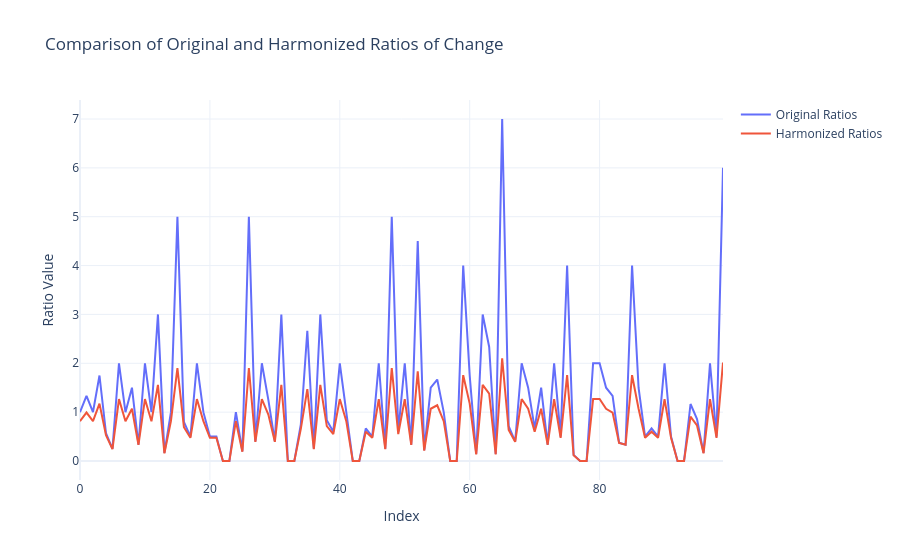

The notebook cell this image was saved under:
### Code cell
import numpy as np
from mpmath import mp
import plotly.graph_objects as go

# Set precision for π
mp.dps = 1000  # Set precision to 1000 decimal places

# Extract the first N decimal places of π as integers
def get_pi_decimals(num_decimals):
    pi_str = str(mp.pi)[2:]  # Get π as a string and exclude "3."
    return [int(digit) for digit in pi_str[:num_decimals]]  # Convert first num_decimals to integers

# Compute the ratio of change between consecutive digits
def compute_ratio_of_change(digits):
    changes = [abs(digits[i] - digits[i - 1]) for i in range(1, len(digits))]
    ratios = [changes[i] / changes[i - 1] if changes[i - 1] != 0 else 0 for i in range(1, len(changes))]
    return ratios

# Apply harmonic stabilization to the ratios
def harmonize_ratios(ratios, harmonic_constant):
    return [ratio / (1 + harmonic_constant * abs(ratio - harmonic_constant)) for ratio in ratios]

# Number of π decimals to process
num_decimals = 1000

# Get π decimals and compute ratios
decimals = get_pi_decimals(num_decimals)
ratios = compute_ratio_of_change(decimals)

# Apply harmonic stabilization
harmonic_constant = 0.35
harmonized_ratios = harmonize_ratios(ratios, harmonic_constant)

# Convert harmonized values to a long string
harmonized_values_string = ''.join(f'{value:.8f}' for value in harmonized_ratios)

# Print the harmonized values as a single long string
print("Harmonized Values as String:")
print(harmonized_values_string)

# Plot original and harmonized ratios
fig = go.Figure()

# Original ratios
fig.add_trace(go.Scatter(
    y=ratios[:100],  # Plot first 100 points for visualization
    mode='lines',
    name='Original Ratios'
))

# Harmonized ratios
fig.add_trace(go.Scatter(
    y=harmonized_ratios[:100],  # Plot first 100 points for visualization
    mode='lines',
    name='Harmonized Ratios'
))

# Add labels and title
fig.update_layout(
    title='Comparison of Original and Harmonized Ratios of Change',
    xaxis_title='Index',
    yaxis_title='Ratio Value',
    template='plotly_white'
)

# Show the plot
fig.show()

### Figure 1 — Plotly figure (JSON) as saved in the notebook; plotly's stock layout.template omitted (floating-point values rounded to 4 significant figures)
{"data": [{"mode": "lines", "name": "Original Ratios", "type": "scatter", "y": [1, 1.333, 1, 1.75, 0.5714, 0.25, 2, 1, 1.5, 0.3333, 2, 1, 3, 0.1667, 1, 5, 0.8, 0.5, 2, 1, 0.5, 0.5, 0, 0, 1, 0.2, 5, 0.4, 2, 1.25, 0.4, 3, 0, 0, 0.75, 2.667, 0.25, 3, 0.8333, 0.6, 2, 1, 0, 0, 0.6667, 0.5, 2, 0.25, 5, 0.6, 2, 0.3333, 4.5, 0.2222, 1.5, 1.667, 1, 0, 0, 4, 1.75, 0.1429, 3, 2.333, 0.1429, 7, 0.7143, 0.4, 2, 1.5, 0.6667, 1.5, 0.3333, 2, 0.5, 4, 0.125, 0, 0, 2, 2, 1.5, 1.333, 0.375, 0.3333, 4, 1.5, 0.5, 0.6667, 0.5, 2, 0.5, 0, 0, 1.167, 0.8571, 0.1667, 2, 0.5, 6]}, {"mode": "lines", "name": "Harmonized Ratios", "type": "scatter", "y": [0.8147, 0.9919, 0.8147, 1.174, 0.5303, 0.2415, 1.268, 0.8147, 1.07, 0.3314, 1.268, 0.8147, 1.556, 0.1566, 0.8147, 1.903, 0.6911, 0.4751, 1.268, 0.8147, 0.4751, 0.4751, 0, 0, 0.8147, 0.19, 1.903, 0.3931, 1.268, 0.9506, 0.3931, 1.556, 0, 0, 0.6579, 1.473, 0.2415, 1.556, 0.7128, 0.5517, 1.268, 0.8147, 0, 0, 0.6002, 0.4751, 1.268, 0.2415, 1.903, 0.5517, 1.268, 0.3314, 1.835, 0.2127, 1.07, 1.141, 0.8147, 0, 0, 1.756, 1.174, 0.1332, 1.556, 1.377, 0.1332, 2.104, 0.6335, 0.3931, 1.268, 1.07, 0.6002, 1.07, 0.3314, 1.268, 0.4751, 1.756, 0.1159, 0, 0, 1.268, 1.268, 1.07, 0.9919, 0.3717, 0.3314, 1.756, 1.07, 0.4751, 0.6002, 0.4751, 1.268, 0.4751, 0, 0, 0.9073, 0.7279, 0.1566, 1.268, 0.4751, 2.015]}], "layout": {"autosize": true, "title": {"text": "Comparison of Original and Harmonized Ratios of Change"}, "xaxis": {"autorange": true, "range": [0, 99], "title": {"text": "Index"}}, "yaxis": {"autorange": true, "range": [-0.3889, 7.389], "title": {"text": "Ratio Value"}, "type": "linear"}}}
